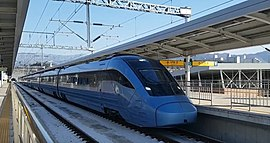
#> input picture 00AI_PYTHON/00Artificial_Intelligence/Python_Review/OpenCV_Tutorial/ktx_eum.jpg, 270 x 143 px
$ python opencv_practice.py
#> lines starting #> are read from the running program, lines starting #| are printed output that depends on the picture
# -*- coding: utf-8 -*-
"""
Created on Wed Jan  5 15:25:08 2022

@author: LOTLOUISCHO
"""

import numpy as np
import cv2 as cv
import matplotlib.pyplot as plt

#Import Image
im = cv.imread('ktx_eum.jpg')
#> im is the input picture: shape (143, 270, 3); mean B, G, R 128.7, 114.1, 99.3

#BGR
plt.figure()
plt.imshow(im)
plt.title('Original')

#RGB
rgb = cv.cvtColor(im,cv.COLOR_BGR2RGB)
plt.figure()
plt.imshow(rgb)
plt.title('RGB')

#Gray Scale
gray = cv.cvtColor(im,cv.COLOR_BGR2GRAY)
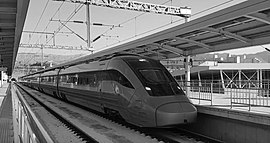
#> gray: shape (143, 270); min 0, max 255, mean 111.3
plt.figure()
plt.imshow(gray,cmap='gray')
plt.title('Gray')

#Blur
blur = cv.blur(im,(5,5))
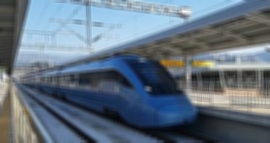
#> blur: shape (143, 270, 3); mean B, G, R 128.7, 114.1, 99.3
blur = cv.cvtColor(blur,cv.COLOR_BGR2RGB)
plt.subplot(121)
plt.imshow(rgb)
plt.title('RGB')
plt.subplot(122)
plt.imshow(blur)
plt.title('Blur')

#Edge Detection
edges = cv.Canny(gray,100,200)
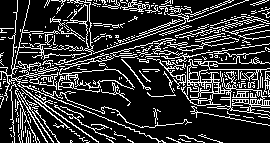
#> edges: shape (143, 270); 20.9% white in thin lines or dots
plt.subplot(121)
plt.imshow(gray,cmap='gray')
plt.title('Gray')
plt.subplot(122)
plt.imshow(edges,cmap='gray')
plt.title('Edge Detection')
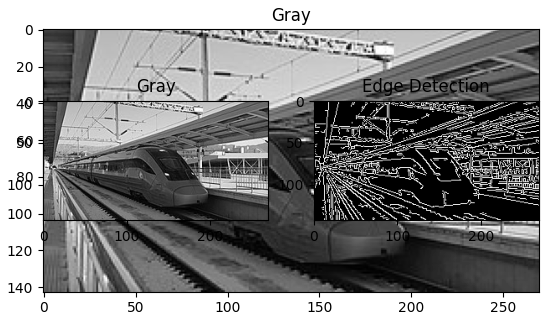
#> figure drawn by matplotlib, 3 panels

$ run again, with 00AI_PYTHON/00Artificial_Intelligence/Python_Review/OpenCV_Tutorial/cv_collection.jpg copied over 00AI_PYTHON/00Artificial_Intelligence/Python_Review/OpenCV_Tutorial/ktx_eum.jpg
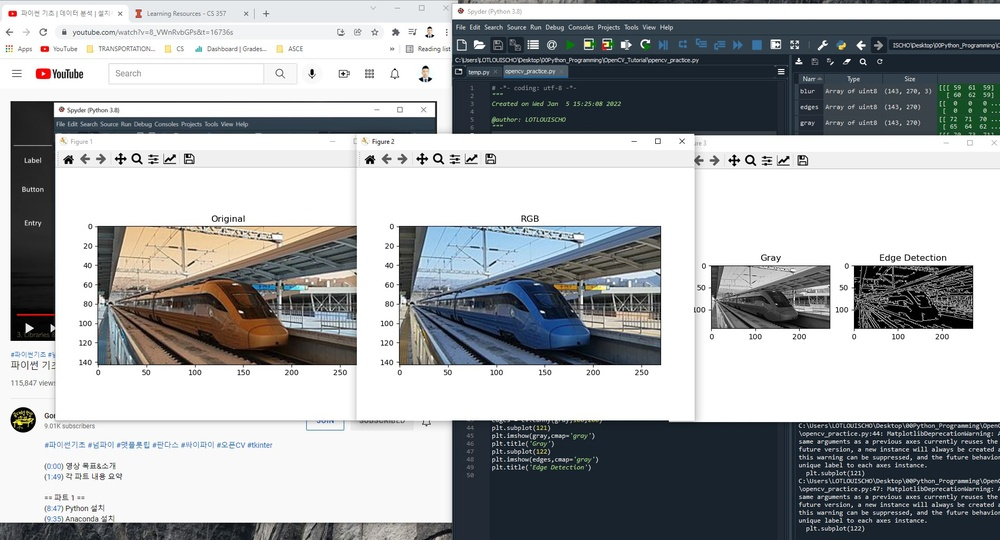
#> input picture 00AI_PYTHON/00Artificial_Intelligence/Python_Review/OpenCV_Tutorial/cv_collection.jpg, 1000 x 540 px, shrunk from 1897 x 1025 before the run
#> im is the input picture: shape (540, 1000, 3); mean B, G, R 170.5, 168.4, 165.5
#> `edges = cv.Canny(gray,100,200)`:
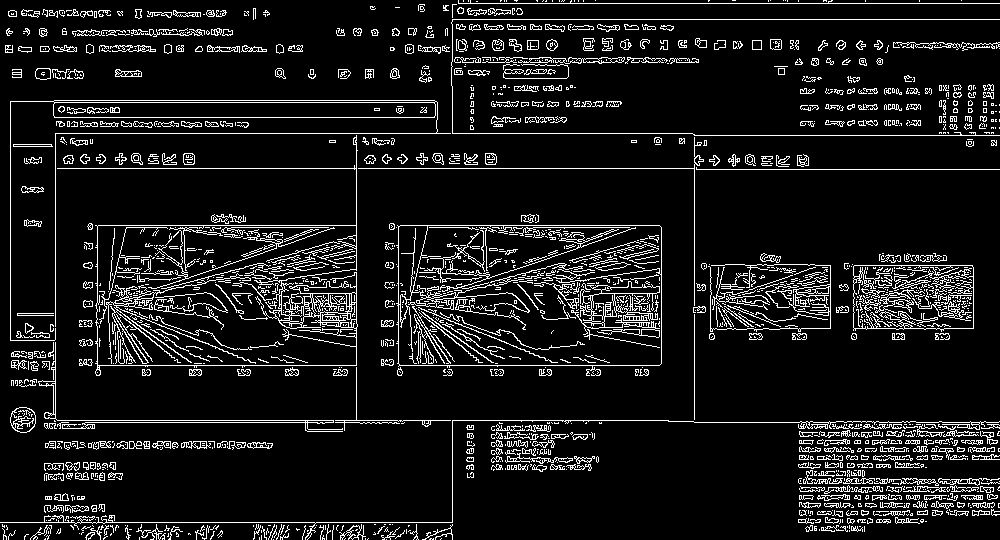
#> edges: shape (540, 1000); 9.7% white in thin lines or dots
#> `plt.title('Edge Detection')`:
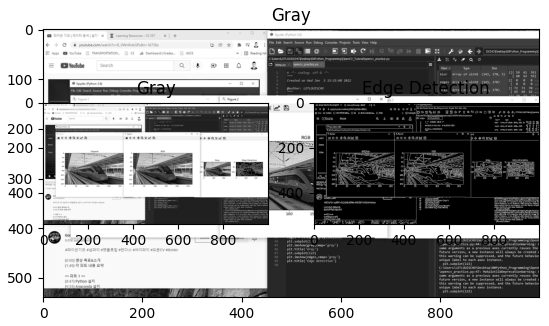
#> figure drawn by matplotlib, 3 panels
